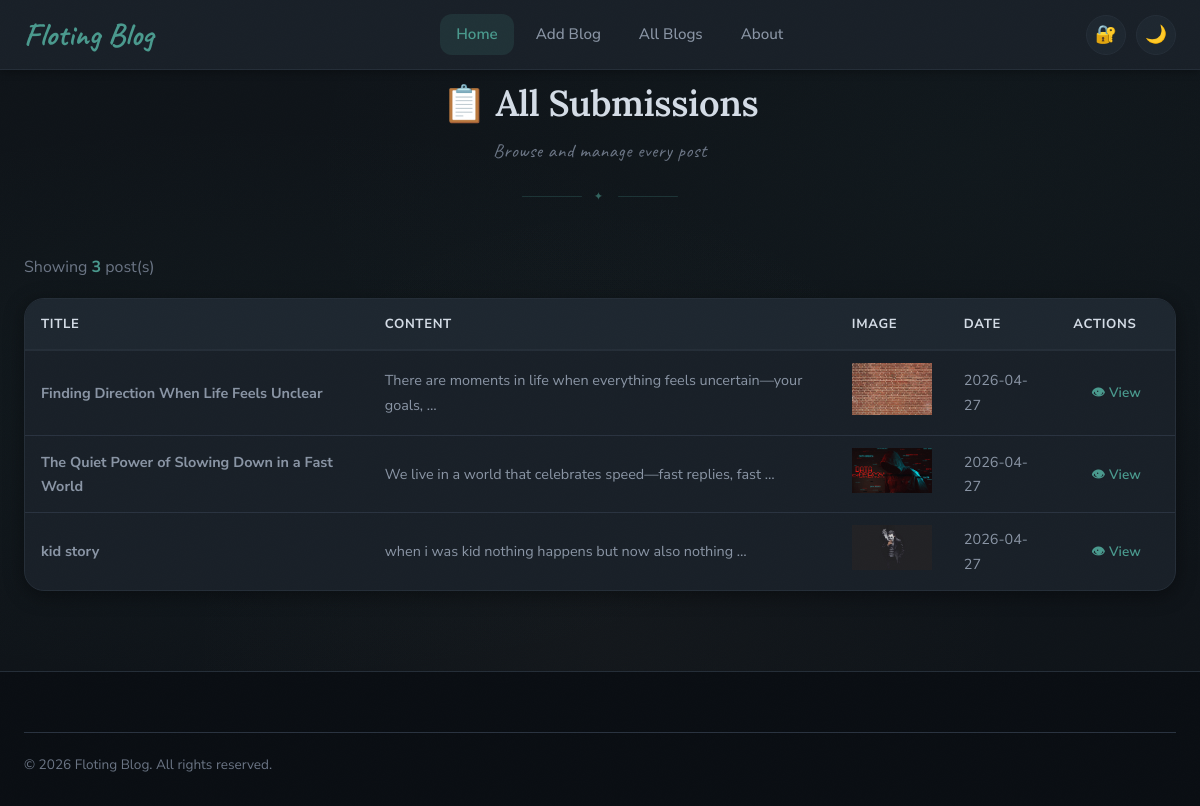
Screenshot of /view-all/ with the database file from the repository.
### blog/models.py (models this page shows, shortened)
class Blog(models.Model):
    user = models.ForeignKey(User, on_delete=models.CASCADE)
    title = models.CharField(max_length=200)
    content = models.TextField()
    image = models.ImageField(upload_to='blog_images/', null=True, blank=True)
    author = models.CharField(max_length=100, default="Admin")
    category = models.CharField(max_length=50, default="General")
    excerpt = models.CharField(max_length=300, blank=True)
    tags = models.CharField(max_length=200, blank=True)
    created_at = models.DateTimeField(auto_now_add=True)

### blog/views.py (the view)
# urls.py: path('view-all/', views.view_all,name='view-all'),
def view_all(request):
    posts = Blog.objects.all().order_by('-created_at')
    return render(request, 'view-all.html', {'posts': posts})

### blog/templates/view-all.html (shortened to what this page needs)
{% extends "base.html" %}
{% block content %}
{% load static %}
<main id="main-content">
    <section class="section">
        <div class="container">
            <div class="section-header fade-in visible">
                <h2>📋 All Submissions</h2>
                <p class="subtitle">Browse and manage every post</p>
                <div class="divider-boho">✦</div>
            </div>
            <p style="margin-bottom: 16px; color: var(--text-muted);">
                Showing <span class="highlight-count">{{ posts|length }}</span> post(s)
            </p>
            <div class="table-wrapper fade-in visible">
                <table id="blogTable">
                    <thead>
                        <tr>
                            <th>Title</th>
                            <th>Content</th>
                            <th>Image</th>
                            <th>Date</th>
                            <th>Actions</th>
                        </tr>
                    </thead>
                    <tbody>
                        {% for post in posts %}
                        <tr>
                            <td><strong>{{ post.title }}</strong></td>
                            <td>
                                {{ post.content|truncatewords:10 }}
                            </td>
                            <td>
                                {% if post.image %}
                                <img src="{{ post.image.url }}" width="80">
                                {% else %}
                                No Image
                                {% endif %}
                            </td>
                            <td>
                                {{ post.created_at|date:"Y-m-d" }}
                            </td>
                            <td>
                                <div class="action-buttons">
                                    <a href="{% url 'blog-detail' post.id %}" class="btn btn-sm">
                                        👁 View
                                    </a>
                                </div>
                            </td>
                        </tr>
                        {% empty %}
                        <tr>
                            <td colspan="5">No posts found</td>
                        </tr>
                        {% endfor %}
                    </tbody>
                </table>
            </div>
        </div>
    </section>
</main>
<footer class="site-footer">
    <div class="container">
        <div class="footer-bottom">
            <span>© 2026 Floting Blog. All rights reserved.</span>
        </div>
    </div>
</footer>
{% endblock %}

### rows the page displays
Blog: title "Finding Direction When Life Feels Unclear", content "There are moments in life when everything feels uncertain—your goals, …", image (picture), created_at "2026-04-27"
Blog: title "The Quiet Power of Slowing Down in a Fast World", content "We live in a world that celebrates speed—fast replies, fast …", image (picture), created_at "2026-04-27"
Blog: title "kid story", content "when i was kid nothing happens but now also nothing …", image (picture), created_at "2026-04-27"

### other values shown
{{ posts|length }} "3"
